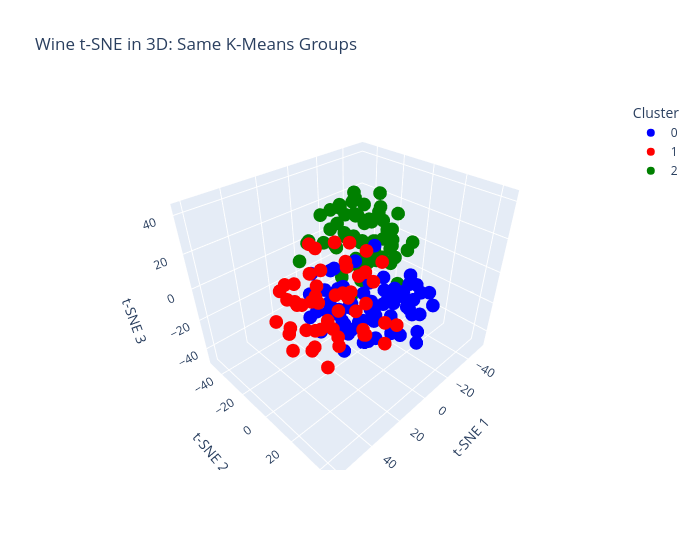

Here is the notebook cell this chart was saved with:
### Markdown cell above
### View t-SNE in 3D

Fit a separate t-SNE with three
components on `X` and save `components_tsne`. Keep `perplexity=30`,
`random_state=0`, `init='random'`, `learning_rate='auto'`. Create a Plotly 3D
scatter with the same categorical `clusters` as colours.

This is a separate embedding, not the 2D result with one extra column added.
Rotate the view and compare it with the PCA picture. With a fixed seed,
repeating the same code is intended to reproduce the layout.

### Code cell
# Fit tsne3, save components_tsne and plot the same clusters in 3D.
